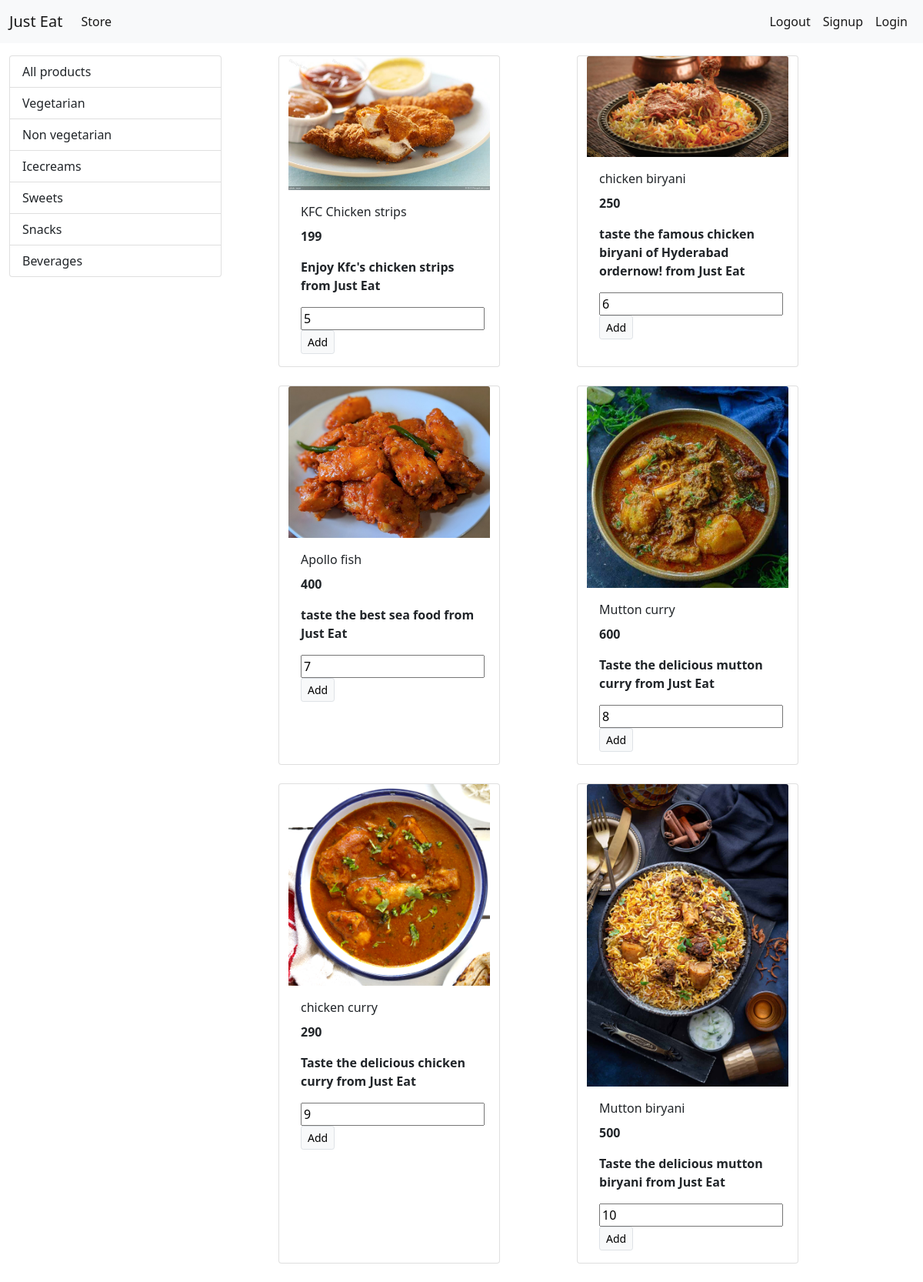
Screenshot of /?category=2 (signed in) with the database file from the repository.
### foodhub/models/category.py (models this page shows, shortened)
class Category(models.Model):
    name=models.CharField(max_length=20)
    @staticmethod
    def get_all_categories():
        return Category.objects.all()

### foodhub/models/product.py (models this page shows, shortened)
class Product(models.Model):
    name = models.CharField(max_length=255)
    image = models.ImageField(upload_to='products/')
    price = models.FloatField()
    description=models.CharField(max_length=100,default='',null=True,blank=True)
    category= models.ForeignKey(Category,on_delete=models.CASCADE)
    @staticmethod
    def get_all_products_by_categoryid(category_id):
        if category_id:
            return Product.objects.filter(category=category_id)
        else:
            return Product.get_all_products();

### foodhub/views.py (the view)
# urls.py: path('',views.index,name="home"),
def index(request):
    print(request.user)
    if request. user. is_anonymous:
        return redirect("/login")
    products = None
    categories = Category.get_all_categories()
    categoryID = request.GET.get('category')
    if categoryID:
        products = Product.get_all_products_by_categoryid(categoryID)
    else:
        products = Product.get_all_products()
    data = {}
    data['products'] = products
    data['categories'] = categories
    return render(request, 'index.html', data)

### templates/index.html (shortened to what this page needs)
{% extends 'base.html' %}
{% block content %}
<div class="container-fluid mt-3">
<div class="row">
<div class="col-lg-3" mx-auto>
<div class="list-group">
    <a href="/" class="list-group-item list-group-item-action ">All products</a>
    {%for category in categories%}
    <a href="/?category={{category.id}}" class="list-group-item list-group-item-action ">{{category.name}}</a>
    {% endfor %}
</div>
</div>
    <div id='products'class=col-lg-8 mx-auto>
        <div class="row mx-auto">
            {% for product in products %}
            <div class="card mx-auto mb-4" style="width: 18rem;">
                <img src="{{product.image.url}}" class="card-img-top" alt="...">
                <div class="card-body">
                    <p class="card-title">{{product.name}}</p>
                    <p class="card-text"><b>{{product.price}}</b></p>
                    <p class="card-text"><b>{{product.description}}</b></p>
                  <form action="/" method="post">{% csrf_token %}
                    <input type="text" value="{{product.id}}">
                    <input type="submit"class="btn btn-light border btn-sm" value=Add to cart>
                  </form>
                </div>
            </div>
            {% endfor %}
        </div>
    </div>
</div>
</div>
{% endblock %}

### rows the page displays
Category: name "Vegetarian"
Category: name "Non vegetarian"
Category: name "Icecreams"
Category: name "Sweets"
Category: name "Snacks"
Category: name "Beverages"
Product: image (picture), name "KFC Chicken strips", price "199", description "Enjoy Kfc's chicken strips from Just Eat", id "5"
Product: image (picture), name "chicken biryani", price "250", description "taste the famous chicken biryani of Hyderabad ordernow! from Just Eat", id "6"
Product: image (picture), name "Apollo fish", price "400", description "taste the best sea food from Just Eat", id "7"
Product: image (picture), name "Mutton curry", price "600", description "Taste the delicious mutton curry from Just Eat", id "8"
Product: image (picture), name "chicken curry", price "290", description "Taste the delicious chicken curry from Just Eat", id "9"
Product: image (picture), name "Mutton biryani", price "500", description "Taste the delicious mutton biryani from Just Eat", id "10"
